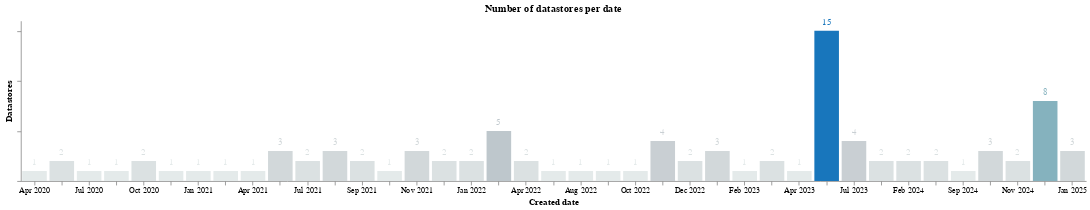

Write notebook code for a chart like this one.
### Markdown cell above
## Resources Summary

### Code cell
datastores_per_creation_date = datastores_df[['createdYYMM', 'uid']].drop_duplicates().groupby(by=['createdYYMM']).count().reset_index().rename(columns={"uid": "count"})

c = (alt.Chart(datastores_per_creation_date)
    .encode(alt.X('createdYYMM:O', axis=alt.Axis(labels=True, labelAngle=0)).timeUnit("yearmonth").title('Created date'), alt.Y('count', axis=alt.Axis(labels=False)).title('Datastores'), alt.Color('count', legend=None).scale(scheme="lightgreyteal", reverse=False), alt.Text('count'), tooltip=["createdYYMM:T", "count"])
    .properties(title='Number of datastores per date', width=1330, height=200)
)

(c.mark_bar() + c.mark_text(align='center', dy=-10)).configure_axis(grid=False).configure_view(strokeWidth=0)

### Figure 1 — Vega-Lite specification as saved in the notebook (floating-point values rounded to 4 significant figures)
{"config": {"view": {"continuousWidth": 300, "continuousHeight": 300, "strokeWidth": 0}, "axis": {"grid": false}}, "layer": [{"mark": {"type": "bar"}, "encoding": {"color": {"field": "count", "legend": null, "scale": {"scheme": "lightgreyteal", "reverse": false}, "type": "quantitative"}, "text": {"field": "count", "type": "quantitative"}, "tooltip": [{"field": "createdYYMM", "type": "temporal"}, {"field": "count", "type": "quantitative"}], "x": {"axis": {"labelAngle": 0, "labels": true}, "field": "createdYYMM", "timeUnit": "yearmonth", "title": "Created date", "type": "ordinal"}, "y": {"axis": {"labels": false}, "field": "count", "title": "Datastores", "type": "quantitative"}}, "title": "Number of datastores per date"}, {"mark": {"type": "text", "align": "center", "dy": -10}, "encoding": {"color": {"field": "count", "legend": null, "scale": {"scheme": "lightgreyteal", "reverse": false}, "type": "quantitative"}, "text": {"field": "count", "type": "quantitative"}, "tooltip": [{"field": "createdYYMM", "type": "temporal"}, {"field": "count", "type": "quantitative"}], "x": {"axis": {"labelAngle": 0, "labels": true}, "field": "createdYYMM", "timeUnit": "yearmonth", "title": "Created date", "type": "ordinal"}, "y": {"axis": {"labels": false}, "field": "count", "title": "Datastores", "type": "quantitative"}}, "title": "Number of datastores per date"}], "data": {"name": "data-8b39021d0634633a0ee994a75859021b"}, "height": 200, "width": 1330, "$schema": "https://vega.github.io/schema/vega-lite/v5.20.1.json", "datasets": {"data-8b39021d0634633a0ee994a75859021b": [{"createdYYMM": "2020-04", "count": 1}, {"createdYYMM": "2020-06", "count": 2}, {"createdYYMM": "2020-07", "count": 1}, {"createdYYMM": "2020-08", "count": 1}, {"createdYYMM": "2020-10", "count": 2}, {"createdYYMM": "2020-11", "count": 1}, {"createdYYMM": "2021-01", "count": 1}, {"createdYYMM": "2021-03", "count": 1}, {"createdYYMM": "2021-04", "count": 1}, {"createdYYMM": "2021-06", "count": 3}, {"createdYYMM": "2021-07", "count": 2}, {"createdYYMM": "2021-08", "count": 3}, {"createdYYMM": "2021-09", "count": 2}, {"createdYYMM": "2021-10", "count": 1}, {"createdYYMM": "2021-11", "count": 3}, {"createdYYMM": "2021-12", "count": 2}, {"createdYYMM": "2022-01", "count": 2}, {"createdYYMM": "2022-03", "count": 5}, {"createdYYMM": "2022-04", "count": 2}, {"createdYYMM": "2022-06", "count": 1}, {"createdYYMM": "2022-08", "count": 1}, {"createdYYMM": "2022-09", "count": 1}, {"createdYYMM": "2022-10", "count": 1}, {"createdYYMM": "2022-11", "count": 4}, {"createdYYMM": "2022-12", "count": 2}, {"createdYYMM": "2023-01", "count": 3}, {"createdYYMM": "2023-02", "count": 1}, {"createdYYMM": "2023-03", "count": 2}, {"createdYYMM": "2023-04", "count": 1}, {"createdYYMM": "2023-05", "count": 15}, {"createdYYMM": "2023-07", "count": 4}, {"createdYYMM": "2023-11", "count": 2}, {"createdYYMM": "2024-02", "count": 2}, {"createdYYMM": "2024-05", "count": 2}, {"createdYYMM": "2024-09", "count": 1}, {"createdYYMM": "2024-10", "count": 3}, {"createdYYMM": "2024-11", "count": 2}, {"createdYYMM": "2024-12", "count": 8}, {"createdYYMM": "2025-01", "count": 3}]}}
